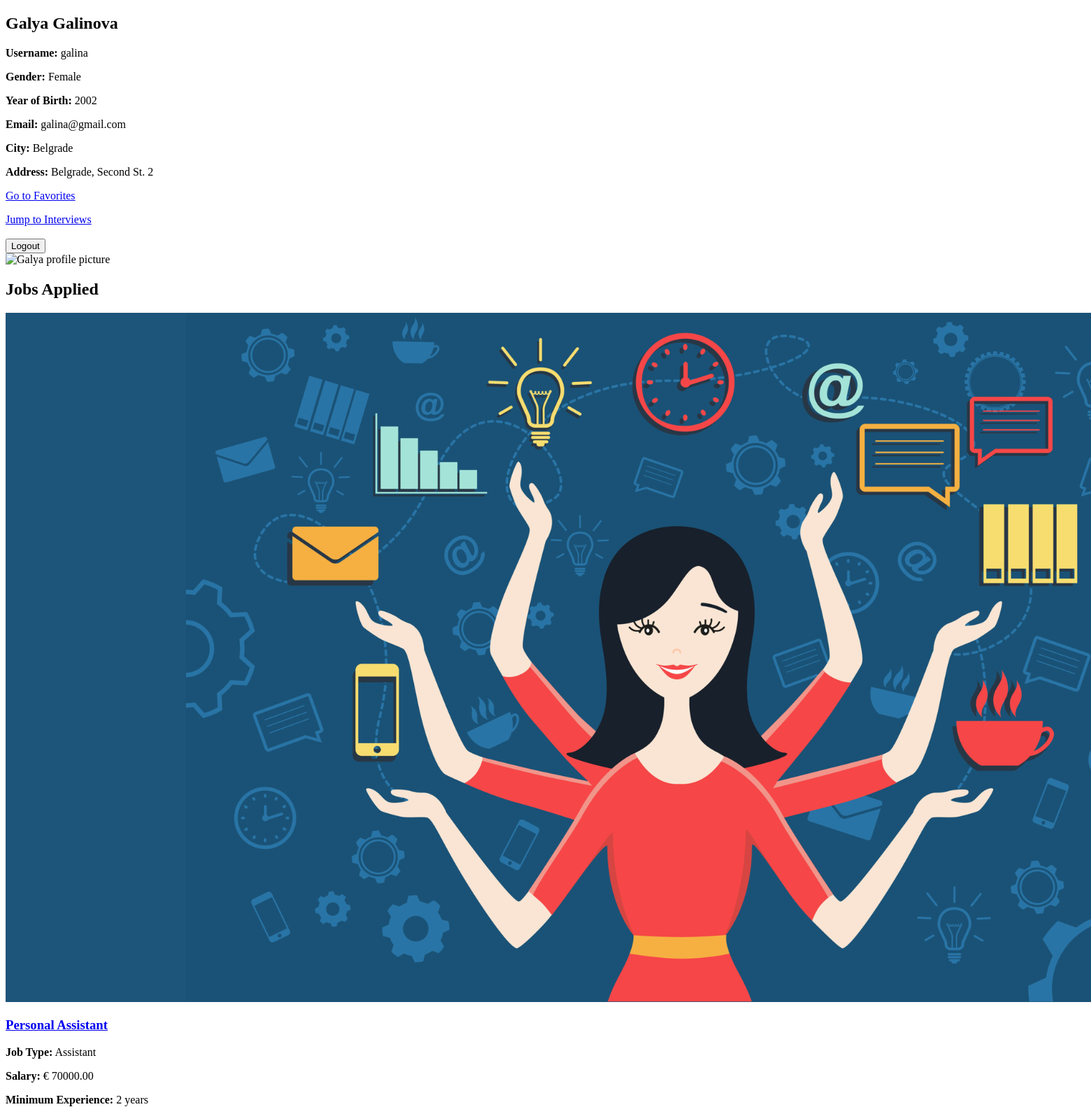
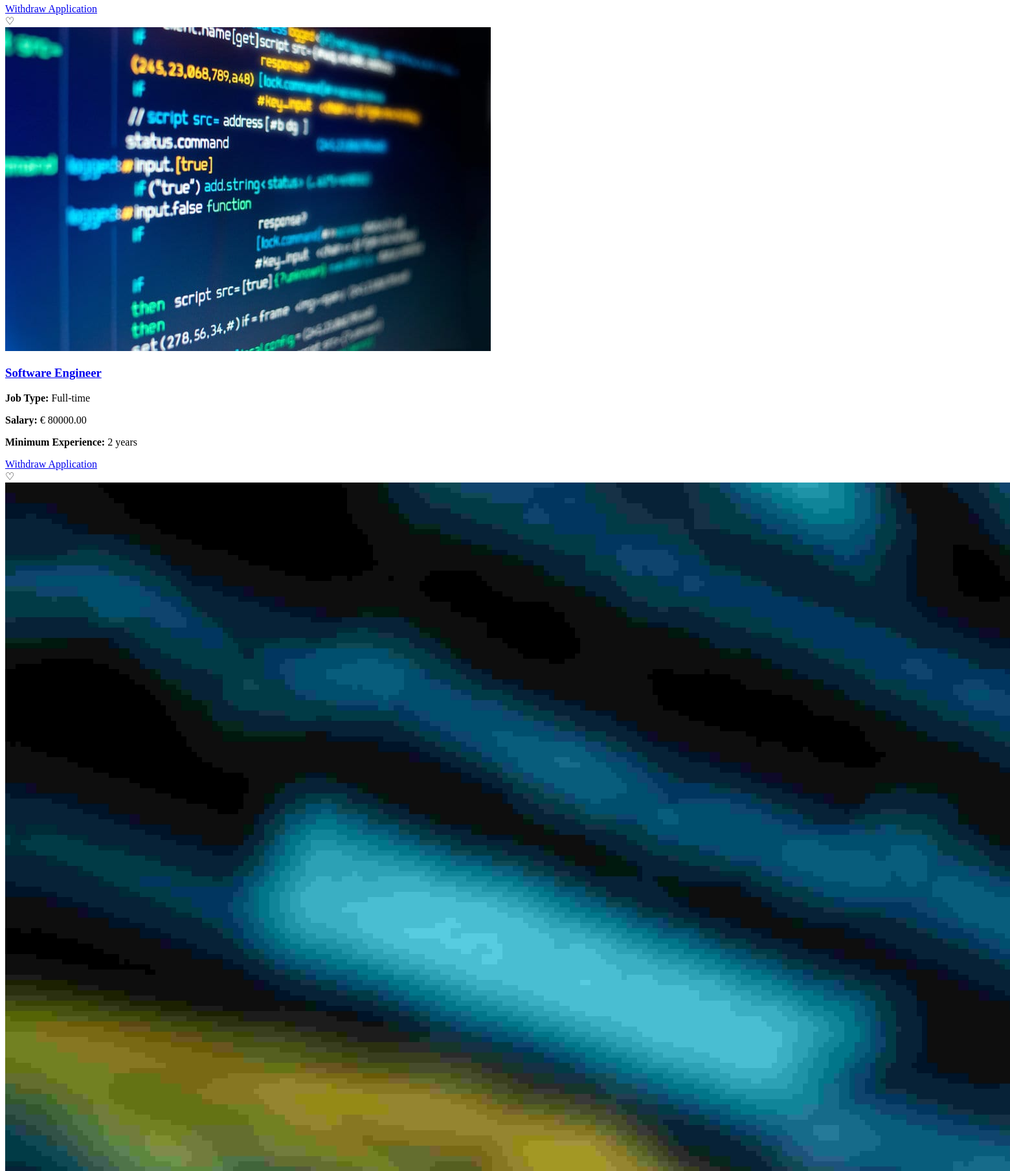
/src/includes/account_candidate.php (signed in, upper part), run on the app's committed database (2 pictures, top to bottom).
### tables this page shows
CREATE TABLE `candidate` (
  `CandidateID` int(11) NOT NULL,
  `FirstName` varchar(50) NOT NULL,
  `LastName` varchar(50) NOT NULL,
  `Email` varchar(100) NOT NULL,
  `Username` varchar(50) NOT NULL,
  `HashedPassword` varchar(255) NOT NULL,
  `Gender` enum('Male','Female','Other') DEFAULT NULL,
  `YearOfBirth` int(11) DEFAULT NULL,
  `City` varchar(50) DEFAULT NULL,
  `Address` varchar(255) DEFAULT NULL,
  `ProfilePicture` varchar(255) DEFAULT NULL
);

CREATE TABLE `application` (
  `ApplicationID` int(11) NOT NULL,
  `CandidateID` int(11) DEFAULT NULL,
  `JobID` int(11) DEFAULT NULL,
  `ApplicationDateTime` datetime DEFAULT NULL
);

CREATE TABLE `job` (
  `JobID` int(11) NOT NULL,
  `RecruiterID` int(11) DEFAULT NULL,
  `Position` varchar(100) NOT NULL,
  `JobType` varchar(50) NOT NULL,
  `Salary` decimal(10,2) NOT NULL,
  `MinExperience` int(11) NOT NULL,
  `ContactID` int(11) DEFAULT NULL,
  `Photo` varchar(255) DEFAULT NULL,
  `Description` text DEFAULT NULL,
  `PostingDateTime` datetime NOT NULL DEFAULT current_timestamp()
);

### src/includes/candidate_functions.php (called while the page is built, shortened)
<?php
function getCandidateDetails($candidateID) {
    global $conn;
    $sql = "SELECT * FROM Candidate WHERE CandidateID = $candidateID";
    $result = $conn->query($sql);
    if ($result->num_rows > 0) {
        return $result->fetch_assoc();
    }
    return [];
}
function getJobsAppliedByCandidate($candidateID) {
    global $conn;
    $sql = "SELECT Job.*, Application.ApplicationDateTime
            FROM Job
            INNER JOIN Application ON Job.JobID = Application.JobID
            WHERE Application.CandidateID = $candidateID";
    $result = $conn->query($sql);
    if ($result->num_rows > 0) {
        return $result->fetch_all(MYSQLI_ASSOC);
    }
    return [];
}
?>

### src/includes/job_functions.php (called while the page is built, shortened)
<?php
function isJobInFavorites($candidateID, $jobID): bool {
    include '../includes/db_connection.php';
    $favoritesQuery = "SELECT * FROM Favorites WHERE CandidateID = $candidateID AND JobID = $jobID";
    $favoritesResult = $conn->query($favoritesQuery);
    return $favoritesResult->num_rows > 0;
}

### src/includes/account_candidate.php (the view, shortened to what this page needs)
<?php
include '../includes/db_connection.php';
include '../includes/candidate_functions.php';
include '../includes/job_functions.php';
$candidateID = $_SESSION['CandidateID'] ?? 0;
$candidateDetails = getCandidateDetails($candidateID);
$appliedJobs = getJobsAppliedByCandidate($candidateID);
?>
<!DOCTYPE html>
<html lang="en">
<body>
<div id="main-info">
    <div class="user-info">
        <h2 id="tit"><?= $candidateDetails['FirstName'] . ' ' . $candidateDetails['LastName']; ?></h2>
        <p><strong>Username:</strong> <?= $candidateDetails['Username']; ?></p>
        <p><strong>Gender:</strong> <?= $candidateDetails['Gender']; ?></p>
        <p><strong>Year of Birth:</strong> <?= $candidateDetails['YearOfBirth']; ?></p>
        <p><strong>Email:</strong> <?= $candidateDetails['Email']; ?></p>
        <p><strong>City:</strong> <?= $candidateDetails['City']; ?></p>
        <p><strong>Address:</strong> <?= $candidateDetails['Address']; ?></p>
        <p><a id="favorites-link" href="../pages/favorites.php">Go to Favorites</a></p>
        <a id="favorites-link" href="#interview-container">Jump to Interviews</a>
        <br><br>
        <div class="logout-container">
            <form action="../includes/logout.php" method="post">
                <button type="submit" name="logout">Logout</button>
            </form>
        </div>
    </div>
    <div id="pp-container">
        <img id="pp" src="../media/pps-candidate/<?= $candidateDetails['ProfilePicture'] ?? $defaultProfilePicture; ?>"
             alt="<?= $candidateDetails['FirstName']; ?> profile picture ">
    </div>
</div>
<div class="applied-jobs-container">
    <h2>Jobs Applied</h2>
    <div class="job-container">
        <?php
        $jobsPerRow = 3;
        $jobsCount = count($appliedJobs);
        for ($i = 0; $i < $jobsCount; $i += $jobsPerRow):
            echo '<div class="job-row">';
            for ($j = $i; $j < $i + $jobsPerRow && $j < $jobsCount; $j++):
                $job = $appliedJobs[$j];
                $isFavorite = isJobInFavorites($candidateID, $job['JobID']);
                ?>
                <div class="job-card">
                    <div class="cover-container">
                        <img src="../media/position_cover/<?= $job['Photo']; ?>" alt="<?= $job['Position']; ?> Photo">
                    </div>
                    <div class="info-container">
                        <h3>
                            <a href="job_details.php?job_id=<?= $job['JobID']; ?>">
                                <?= $job['Position']; ?>
                            </a>
                        </h3>
                        <p><strong>Job Type:</strong> <?= $job['JobType']; ?></p>
                        <p><strong>Salary: </strong>€ <?= $job['Salary']; ?></p>
                        <p><strong>Minimum Experience:</strong> <?= $job['MinExperience']; ?> years</p>
                        <a href="#" onclick="withdrawApplication(<?= $job['JobID']; ?>)">Withdraw Application</a>
                        <div class="heart-icon <?= $isFavorite ? 'filled' : ''; ?>" data-job-id="<?= $job['JobID']; ?>"
                             onclick="toggleFavorite(this, <?= $candidateID ?>, <?= $job['JobID'] ?>)">
                            <span class="heart">&#9825;</span>
                        </div>
                    </div>
                </div>
            <?php
            endfor;
            echo '</div>';
        endfor;
        ?>
    </div>
</div>
    <?php include '../includes/candidate-interviews.php'; ?>
</body>
</html>

### data on the page
candidate: FirstName "Galya", LastName "Galinova", Username "galina", Gender "Female", YearOfBirth "2002", Email "galina@gmail.com", City "Belgrade", Address "Belgrade, Second St. 2"
application: JobID.Photo (picture), JobID.Position "Personal Assistant", JobID.JobType "Assistant", JobID.Salary "70000.00", JobID.MinExperience "2"
application: JobID.Photo (picture), JobID.Position "Software Engineer", JobID.JobType "Full-time", JobID.Salary "80000.00", JobID.MinExperience "2"
application: JobID.Photo (picture)
